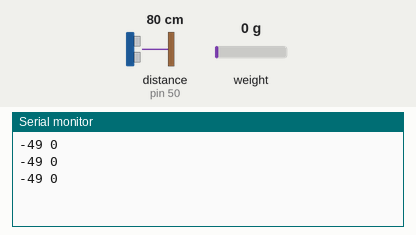
This sketch was run on a simulated Arduino Mega 2560, built with avr-gcc and run on an emulated ATmega2560. Shown: the last lines printed to the serial monitor. Wiring (inferred from the names in the program): ultrasonic range finder: trigger pin 52; echo pin 50. Inputs (shaded band) come from the test bench; at power-on: distance to the obstacle (sensor on pin 50) 80 cm, weight on the scale 0 g. The echo pulse lasts 58.3 µs per cm.

Above: at 3.6 s.
3.7 s: distance to the obstacle (sensor on pin 50) set to 2 cm
At 4.58 s:
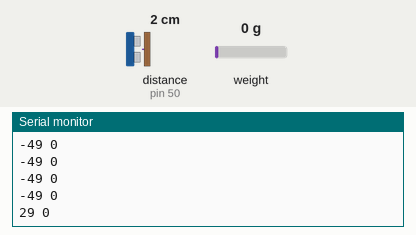
5.2 s: weight on the scale set to 100 g
At 5.38 s:
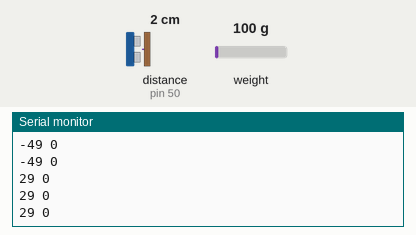
6.7 s: distance to the obstacle (sensor on pin 50) set to 4 cm
At 6.99 s:
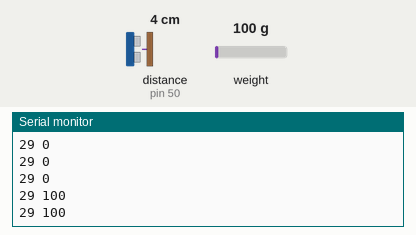
8.2 s: weight on the scale set to 1250 g
At 8.59 s:
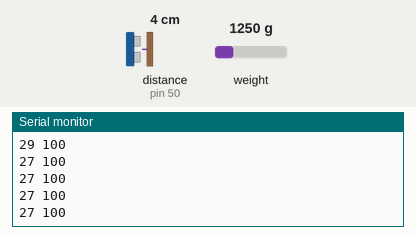
Timing chart, 0 to 10.7 s (numbered marks = the images above; inputs shaded):
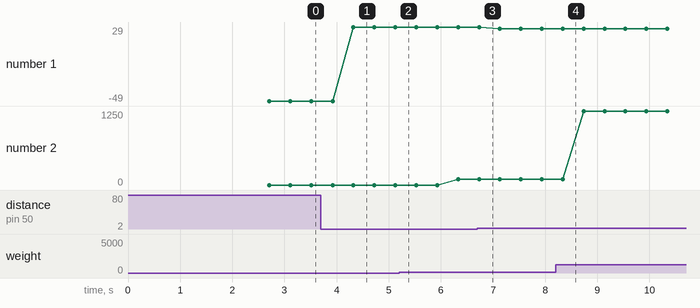

Measured:
- after the input at 3.7 s, the serial monitor: prints a new line after 0.62 s (image 1)
- plotted number 1: -49 → 29 after the input at 3.7 s, 29 → 27 after the input at 6.7 s
- plotted number 2: 0 → 100 after the input at 5.2 s, 100 → 1250 after the input at 8.2 s

The sketch:

Megacopia.ino
```cpp
#include <Wire.h>
#include <HX711_ADC.h>

//CONSTANTES
#define DOUT A1
#define CLK A0
const int EchoPin = 50;
const int TriggerPin = 52;

float const ftrCal_ = 231.8885;
int peso = 0;
int cm = 0;
int lectura = 0;

String datos;
HX711_ADC balanza(DOUT, CLK); //HX711 constructor (dout pin, sck pin)
long t;
long t_espera = 1000; //Nota 0: coloquemos este tiempo de espera para que se tomen datos cada 1 segundo (500 milesegundos)
long t_actual;

void setup() {
   Serial.begin(115200);
   Serial3.begin(115200);
   pinMode(TriggerPin, OUTPUT);
   pinMode(EchoPin, INPUT);
   balanza.begin();
   balanza.start(2000); // la preciscion de la tara puede mejorar al añadir un par de segundos
   balanza.setCalFactor(ftrCal_);
   //Serial.println("Configuración completada...");
   t_actual = millis();
   pinMode(0, INPUT);
}

void loop() {
  //Tamaño de la botella
   cm = ping(TriggerPin, EchoPin);
   delay(100);

  //Peso de la botella
    balanza.update();
    if (millis() > t_actual + t_espera){
      peso = round(balanza.getData());
      //Serial.print("Peso:");
      //Serial.println(peso_);
      t_actual = millis();
    }
    delay(100);
    lectura = Serial3.read();
    delay(100);
    if(lectura == 1){
      Serial3.write(cm);
      Serial.println("distancia");
      }
     if(lectura == 2){
      Serial3.write(peso);
      Serial.println("peso");
      }
      //Serial3.flush();
    Serial.println(String(cm)+" "+String(peso));
    Serial3.flush();
    lectura = 0;
    delay(100);
}

int ping(int TriggerPin, int EchoPin) {
   long duration, distanceCm;

   digitalWrite(TriggerPin, LOW);  //para generar un pulso limpio ponemos a LOW 4us
   delayMicroseconds(4);
   digitalWrite(TriggerPin, HIGH);  //generamos Trigger (disparo) de 10us
   delayMicroseconds(10);
   digitalWrite(TriggerPin, LOW);

   duration = pulseIn(EchoPin, HIGH);  //medimos el tiempo entre pulsos, en microsegundos

   distanceCm = duration * 10 / 292/ 2;   //convertimos a distancia, en cm
   float distanciaCm = 30 - distanceCm;
   return distanciaCm;
}

/*void sendBytes(int value)
{
  Serial3.print(highByte(value));
   Serial.print(highByte(value));
  Serial3.println(lowByte(value));
  Serial.println(lowByte(value));
}*/
```
